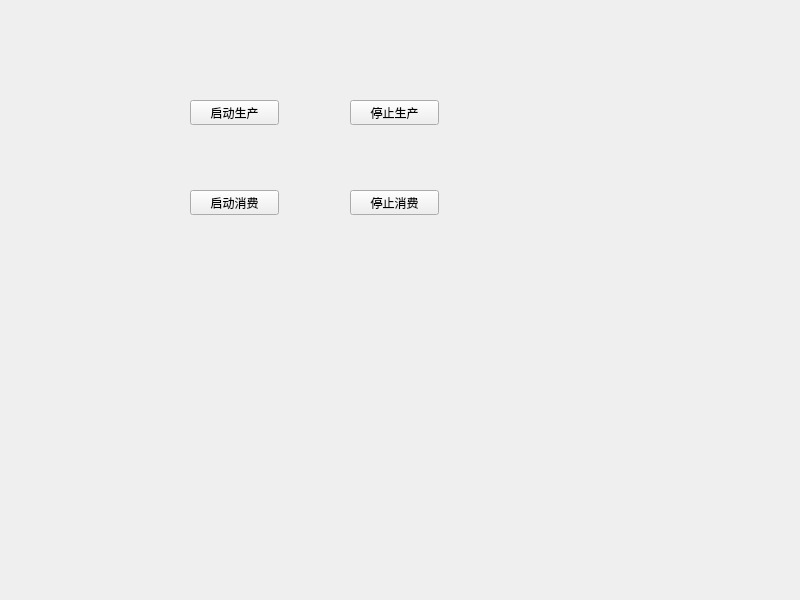
<?xml version="1.0" encoding="UTF-8"?>
<ui version="4.0">
 <class>Widget</class>
 <widget class="QWidget" name="Widget">
  <property name="geometry">
   <rect>
    <x>0</x>
    <y>0</y>
    <width>800</width>
    <height>600</height>
   </rect>
  </property>
  <property name="windowTitle">
   <string>Widget</string>
  </property>
  <widget class="QPushButton" name="pushButton">
   <property name="geometry">
    <rect>
     <x>190</x>
     <y>100</y>
     <width>89</width>
     <height>25</height>
    </rect>
   </property>
   <property name="text">
    <string>启动生产</string>
   </property>
  </widget>
  <widget class="QPushButton" name="pushButton_2">
   <property name="geometry">
    <rect>
     <x>350</x>
     <y>100</y>
     <width>89</width>
     <height>25</height>
    </rect>
   </property>
   <property name="text">
    <string>停止生产</string>
   </property>
  </widget>
  <widget class="QPushButton" name="pushButton_3">
   <property name="geometry">
    <rect>
     <x>190</x>
     <y>190</y>
     <width>89</width>
     <height>25</height>
    </rect>
   </property>
   <property name="text">
    <string>启动消费</string>
   </property>
  </widget>
  <widget class="QPushButton" name="pushButton_4">
   <property name="geometry">
    <rect>
     <x>350</x>
     <y>190</y>
     <width>89</width>
     <height>25</height>
    </rect>
   </property>
   <property name="text">
    <string>停止消费</string>
   </property>
  </widget>
 </widget>
 <resources/>
 <connections/>
</ui>
